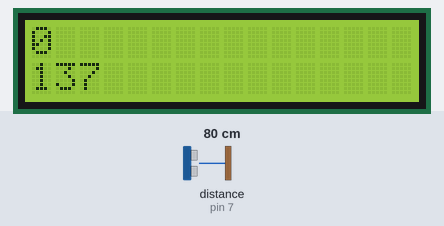
Bench run of a sketch on a simulated Arduino Uno, built with avr-gcc and run on an emulated ATmega328P. Parts: 16×2 character LCD. Wiring (inferred from the names in the program): ultrasonic range finder: trigger pin 6; echo pin 7. Inputs (shaded band) come from the test bench; at power-on: distance to the obstacle (sensor on pin 7) 80 cm. The echo pulse lasts 58.3 µs per cm; what the sketch prints to the serial monitor is not drawn.

Above: at 1.29 s.
1.3 s: distance to the obstacle (sensor on pin 7) set to 120 cm
At 2.5 s:
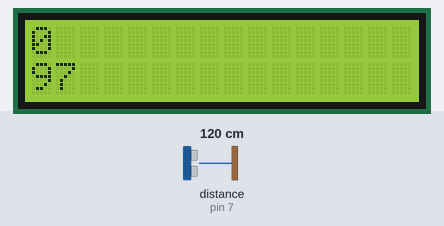
2.8 s: distance to the obstacle (sensor on pin 7) set to 2 cm
At 2.83 s:
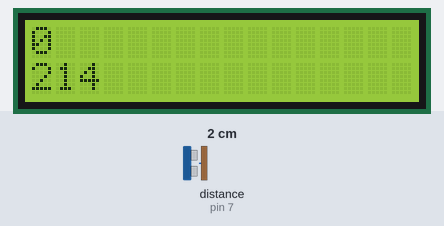
4.3 s: distance to the obstacle (sensor on pin 7) set to 250 cm
At 4.9 s:
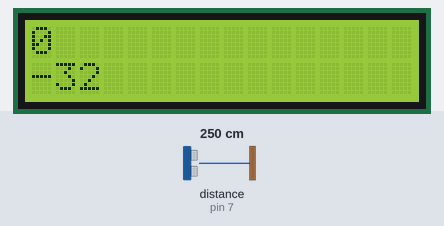
5.8 s: distance to the obstacle (sensor on pin 7) set to 299 cm
At 6.3 s:
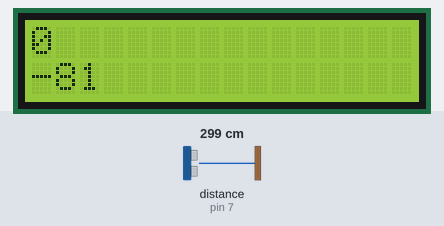

The sketch:

height_measurement12.ino
```cpp
#include <LiquidCrystal.h>
const int n=215;
const int trigPin=6;
const int echoPin=7;
long duration;
int distance;
int x;
const int rs = 12, en = 11, d4 = 5, d5 = 4, d6 = 3, d7 = 2;
LiquidCrystal lcd(rs, en, d4, d5, d6, d7);

void setup() {
   pinMode(trigPin, OUTPUT);
  pinMode(echoPin, INPUT);
  Serial.begin(9600);
  lcd.begin(16, 2);
  lcd.println(distance);
}

void loop() {
digitalWrite(trigPin, LOW);
delayMicroseconds(2);
digitalWrite(trigPin, HIGH);
delayMicroseconds(10);
digitalWrite(trigPin, LOW);

duration=pulseIn(echoPin, HIGH);
distance=duration*0.034/2;
x=n-distance;
Serial.print("Height:");
Serial.println(x);
  lcd.setCursor(0, 1);
  lcd.println(x);
}
```

Measured:
- after the input at 1.3 s, the display: first differs from a run without the input at once (image 1)
- after the input at 2.8 s, the display: changes at once (image 2)
- after the input at 4.3 s, the display: first differs from a run without the input at once (image 3)
- after the input at 5.8 s, the display: changes at once (image 4)
